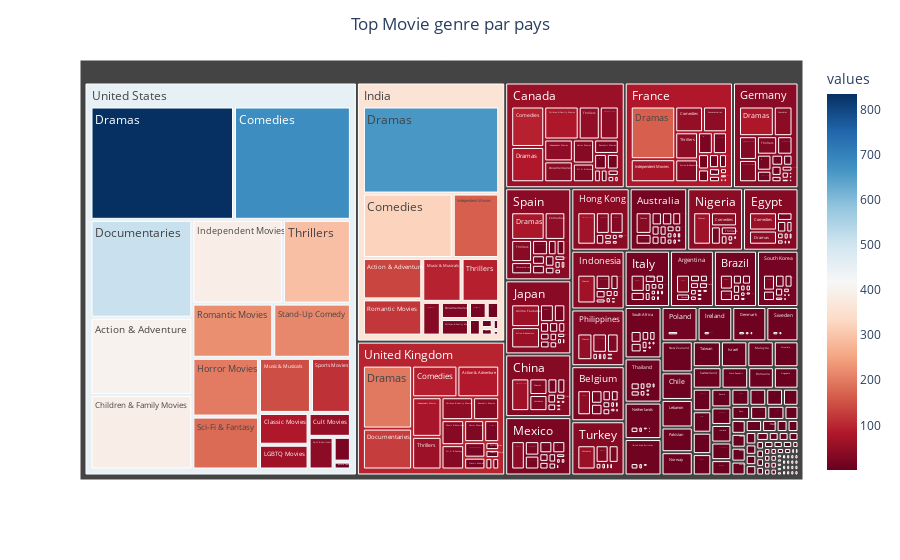
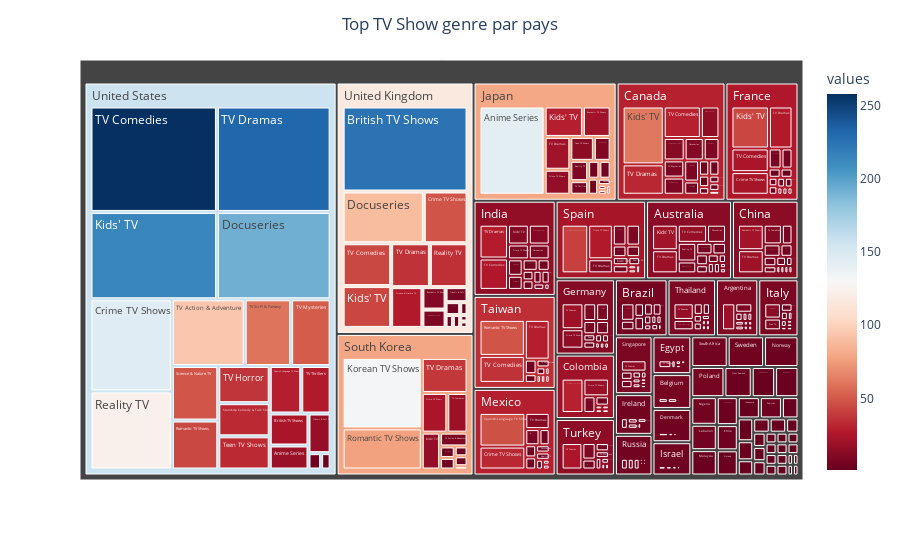

The notebook cell these images were saved under, in order:
### Code cell
labels_m = [genre for genre in top_genre_country_movie['Genre']]
parents_m = ['' for i in range(len(top_genre_country_movie))]
values_m = [valeur for valeur in top_genre_country_movie['Valeurs']]
pays_m = [p for p in top_genre_country_movie['Pays']]

# je créer un DataFrame avec les listes pays, labels, values et parents
data_m = {'Pays': pays_m, 'labels': labels_m, 'values': values_m, 'parents': parents_m}
df_m = pd.DataFrame(data_m)

fig = px.treemap(df_m, path=['Pays', 'labels'], values='values', color='values', color_continuous_scale='RdBu')
fig.update_layout(title_text="Top Movie genre par pays", title_x=0.5)
fig.show()


labels_m = [genre for genre in top_genre_country_tvshow['Genre']]
parents_m = ['' for i in range(len(top_genre_country_tvshow))]
values_m = [valeur for valeur in top_genre_country_tvshow['Valeurs']]
pays_m = [p for p in top_genre_country_tvshow['Pays']]

# je créer un DataFrame avec les listes pays, labels, values et parents
data_m = {'Pays': pays_m, 'labels': labels_m, 'values': values_m, 'parents': parents_m}
df_m = pd.DataFrame(data_m)

fig = px.treemap(df_m, path=['Pays', 'labels'], values='values', color='values', color_continuous_scale='RdBu')
fig.update_layout(title_text="Top TV Show genre par pays", title_x=0.5)
fig.show()

### Figure 1 — Plotly figure (JSON) as saved in the notebook; plotly's stock layout.template omitted (floating-point values rounded to 4 significant figures; data arrays with more than 128 entries replaced by an {"elided": "..."} marker saying what was removed)
{"data": [{"branchvalues": "total", "customdata": {"elided": "909x1 float values"}, "domain": {"x": [0, 1], "y": [0, 1]}, "hovertemplate": "labels=%{label}<br>values_sum=%{value}<br>parent=%{parent}<br>id=%{id}<br>values=%{color}<extra></extra>", "ids": {"elided": "909 str values"}, "labels": {"elided": "909 str values"}, "marker": {"coloraxis": "coloraxis", "colors": {"elided": "909 float values"}}, "name": "", "parents": {"elided": "909 str values"}, "type": "treemap", "values": {"elided": "909 int values"}}], "layout": {"coloraxis": {"colorbar": {"title": {"text": "values"}}, "colorscale": [[0, "rgb(103,0,31)"], [0.1, "rgb(178,24,43)"], [0.2, "rgb(214,96,77)"], [0.3, "rgb(244,165,130)"], [0.4, "rgb(253,219,199)"], [0.5, "rgb(247,247,247)"], [0.6, "rgb(209,229,240)"], [0.7, "rgb(146,197,222)"], [0.8, "rgb(67,147,195)"], [0.9, "rgb(33,102,172)"], [1, "rgb(5,48,97)"]]}, "legend": {"tracegroupgap": 0}, "margin": {"t": 60}, "title": {"text": "Top Movie genre par pays", "x": 0.5}}}

### Figure 2 — Plotly figure (JSON) as saved in the notebook; plotly's stock layout.template omitted (floating-point values rounded to 4 significant figures; data arrays with more than 128 entries replaced by an {"elided": "..."} marker saying what was removed)
{"data": [{"branchvalues": "total", "customdata": {"elided": "521x1 float values"}, "domain": {"x": [0, 1], "y": [0, 1]}, "hovertemplate": "labels=%{label}<br>values_sum=%{value}<br>parent=%{parent}<br>id=%{id}<br>values=%{color}<extra></extra>", "ids": {"elided": "521 str values"}, "labels": {"elided": "521 str values"}, "marker": {"coloraxis": "coloraxis", "colors": {"elided": "521 float values"}}, "name": "", "parents": {"elided": "521 str values"}, "type": "treemap", "values": {"elided": "521 int values"}}], "layout": {"coloraxis": {"colorbar": {"title": {"text": "values"}}, "colorscale": [[0, "rgb(103,0,31)"], [0.1, "rgb(178,24,43)"], [0.2, "rgb(214,96,77)"], [0.3, "rgb(244,165,130)"], [0.4, "rgb(253,219,199)"], [0.5, "rgb(247,247,247)"], [0.6, "rgb(209,229,240)"], [0.7, "rgb(146,197,222)"], [0.8, "rgb(67,147,195)"], [0.9, "rgb(33,102,172)"], [1, "rgb(5,48,97)"]]}, "legend": {"tracegroupgap": 0}, "margin": {"t": 60}, "title": {"text": "Top TV Show genre par pays", "x": 0.5}}}
